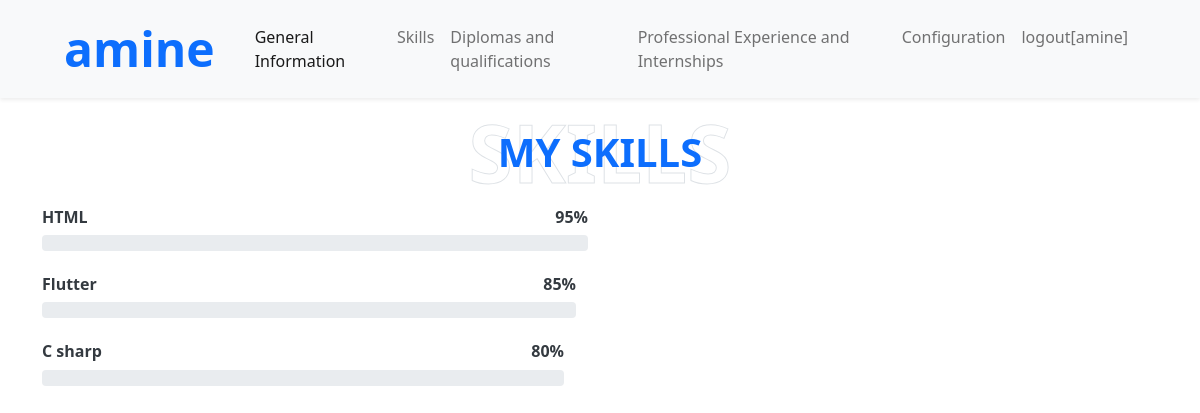
Page /cv/skills/ (signed in) on the committed database.
### cv/models.py (models this page shows, shortened)
class Language(models.Model):
    language = models.TextField(max_length=100)
    description = models.TextField(max_length=100)

class Skills(models.Model):
 nom = models.CharField(max_length=100)
 niveau = models.IntegerField()
 formation = models.CharField(max_length=100)
 dateS = models.DateField()
 language = models.ForeignKey('Language', on_delete=models.CASCADE,)

### cv/views.py (the view)
# urls.py: path('skills/', views.skills, name='skills'),
def skills(request):
    l = Language.objects.all().values()
    s = Skills.objects.all().values()
    template = loader.get_template('Skills.html')
    context = {
    's': s,
    'l':l,
    }
    return HttpResponse(template.render(context, request))

### cv/Templates/Skills.html (shortened to what this page needs)
<html>
    {% load static %}
    <head>
        <link rel="stylesheet" href="{% static 'css/style.css' %}">
    {% include 'navbar.html' %}
</head>
<body>
    <h1>Skills</h1>
    <div class="container-fluid py-5" id="skill">
        <div class="container">
            <div class="position-relative d-flex align-items-center justify-content-center">
                <h1 class="display-1 text-uppercase text-white" style="-webkit-text-stroke: 1px #dee2e6;">Skills</h1>
                <h1 class="position-absolute text-uppercase text-primary">My Skills</h1>
            </div>
        {% for l in l %}
           {% for a in s %}
           {% if a.language_id == l.id %}
        <div class="row align-items-center">
            <div class="col-md-6">
                <div class="skill mb-4">
                    <div class="d-flex justify-content-between">
                        <h6 class="font-weight-bold">{{l.language}}</h6>
                        <h6 class="font-weight-bold">{{a.niveau}}%</h6>
                    </div>
                    <div class="progress">
                    </div>
                </div>
            </div>
        {% endif %}
           {% endfor %}
           {% endfor %}
                </body>

### rows in the picture
Language: language "HTML"
Skills: niveau "95"
Language: language "Flutter"
Skills: niveau "85"
Language: language "C sharp"
Skills: niveau "80"

### other values in the picture
{{ request.session.username }} "amine"
